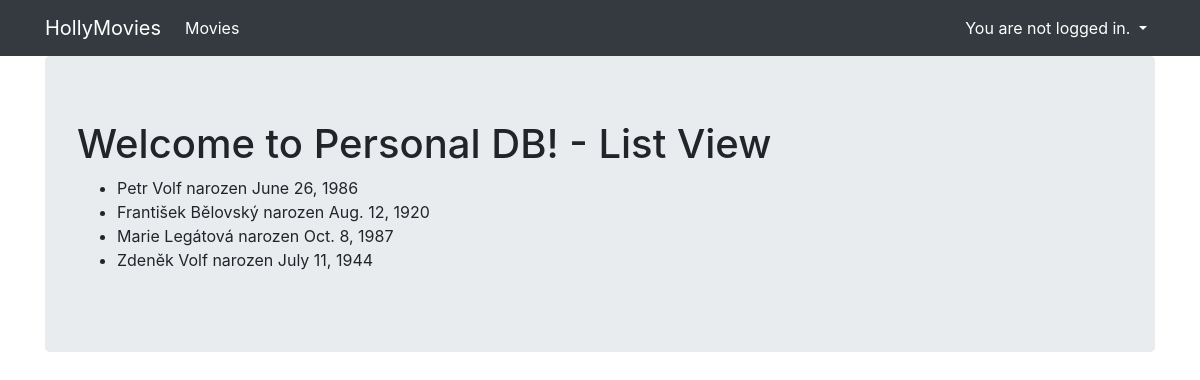
The page /list/ on the database as committed earlier.
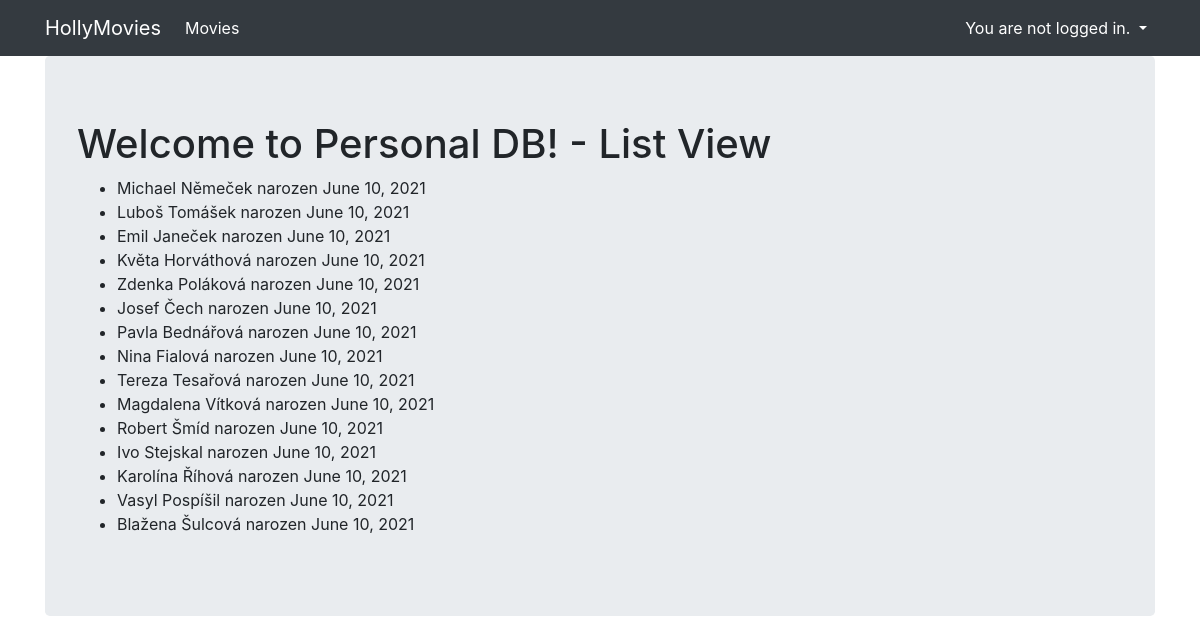
The same page on the database as committed later.
### person_creator/models.py (models this page shows, shortened)
class Person(Model):
    firstname = CharField(max_length=30, default=None)
    surname = CharField(max_length=30, default=None)
    gender = BooleanField(default=None)
    birthdate = DateField(default=None)
    city = CharField(max_length=50, default=None)
    street = CharField(max_length=50, default=None)
    house_no = IntegerField(default=None)
    plz = IntegerField(default=None)

### person_creator/views.py (the view)
# urls.py: path('list/', PeopleListView.as_view(), name='people_list2')
class PeopleListView(ListView):
  template_name = 'person_list_2.html'
  model = Person

### person_creator/templates/person_list_2.html
{% extends "base.html" %}
{% block content %}
  <h1>Welcome to Personal DB! - List View</h1>
  <ul>
    {% for human in object_list %}
      <li>
        {{human.firstname}} {{human.surname}} narozen {{human.birthdate}}
      </li>
    {% endfor %}
  </ul>
{% endblock %}

### person_creator/templates/base.html (shortened to what this page needs)
<html>
  <head>
    <link rel="stylesheet" href="https://stackpath.bootstrapcdn.com/bootstrap/4.2.1/css/bootstrap.min.css">
  </head>
  <body>
    <nav class="navbar navbar-expand-lg navbar-dark bg-dark">
      <div class="container fixed">
        <a class="navbar-brand" href="{% url 'index' %}">HollyMovies</a>
        <div class="collapse navbar-collapse" id="navbarNavAltMarkup">
          <div class="navbar-nav">
            <a class="nav-item nav-link active" href="{% url 'index' %}">
              Movies
            </a>
          </div>
            <div class="navbar-nav ml-auto">
                  <div class="nav-item dropdown">
                    {% if user.is_authenticated %}
                      <a class="nav-link active dropdown-toggle" href="#" data-toggle="dropdown">
                        {% if user.first_name %}Hello, {{ user.first_name }}!
                        {% else %}Hello, {{ user.username }}!{% endif %}
                      </a>
                    {% else %}
                      <a class="nav-link active dropdown-toggle" href="#" data-toggle="dropdown">
                        You are not logged in.
                      </a>
                    {% endif %}
                  </div>
            </div>
        </div>
      </div>
    </nav>
    <div class="container">
      <div class="jumbotron">
          {% block content %}{% endblock %}
      </div>
    </div>
  </body>
</html>

Rows that differ between the two databases and show on the page:
removed Person: firstname "Petr", surname "Volf", birthdate "June 26, 1986"
removed Person: firstname "František", surname "Bělovský", birthdate "Aug. 12, 1920"
removed Person: firstname "Marie", surname "Legátová", birthdate "Oct. 8, 1987"
removed Person: firstname "Zdeněk", surname "Volf", birthdate "July 11, 1944"
added Person: firstname "Michael", surname "Němeček", birthdate "June 10, 2021"
added Person: firstname "Luboš", surname "Tomášek", birthdate "June 10, 2021"
added Person: firstname "Emil", surname "Janeček", birthdate "June 10, 2021"
added Person: firstname "Květa", surname "Horváthová", birthdate "June 10, 2021"
added Person: firstname "Zdenka", surname "Poláková", birthdate "June 10, 2021"
added Person: firstname "Josef", surname "Čech", birthdate "June 10, 2021"
added Person: firstname "Pavla", surname "Bednářová", birthdate "June 10, 2021"
added Person: firstname "Nina", surname "Fialová", birthdate "June 10, 2021"
added Person: firstname "Tereza", surname "Tesařová", birthdate "June 10, 2021"
added Person: firstname "Magdalena", surname "Vítková", birthdate "June 10, 2021"
added Person: firstname "Robert", surname "Šmíd", birthdate "June 10, 2021"
added Person: firstname "Ivo", surname "Stejskal", birthdate "June 10, 2021"
added Person: firstname "Karolína", surname "Říhová", birthdate "June 10, 2021"
added Person: firstname "Vasyl", surname "Pospíšil", birthdate "June 10, 2021"
added Person: firstname "Blažena", surname "Šulcová", birthdate "June 10, 2021"
